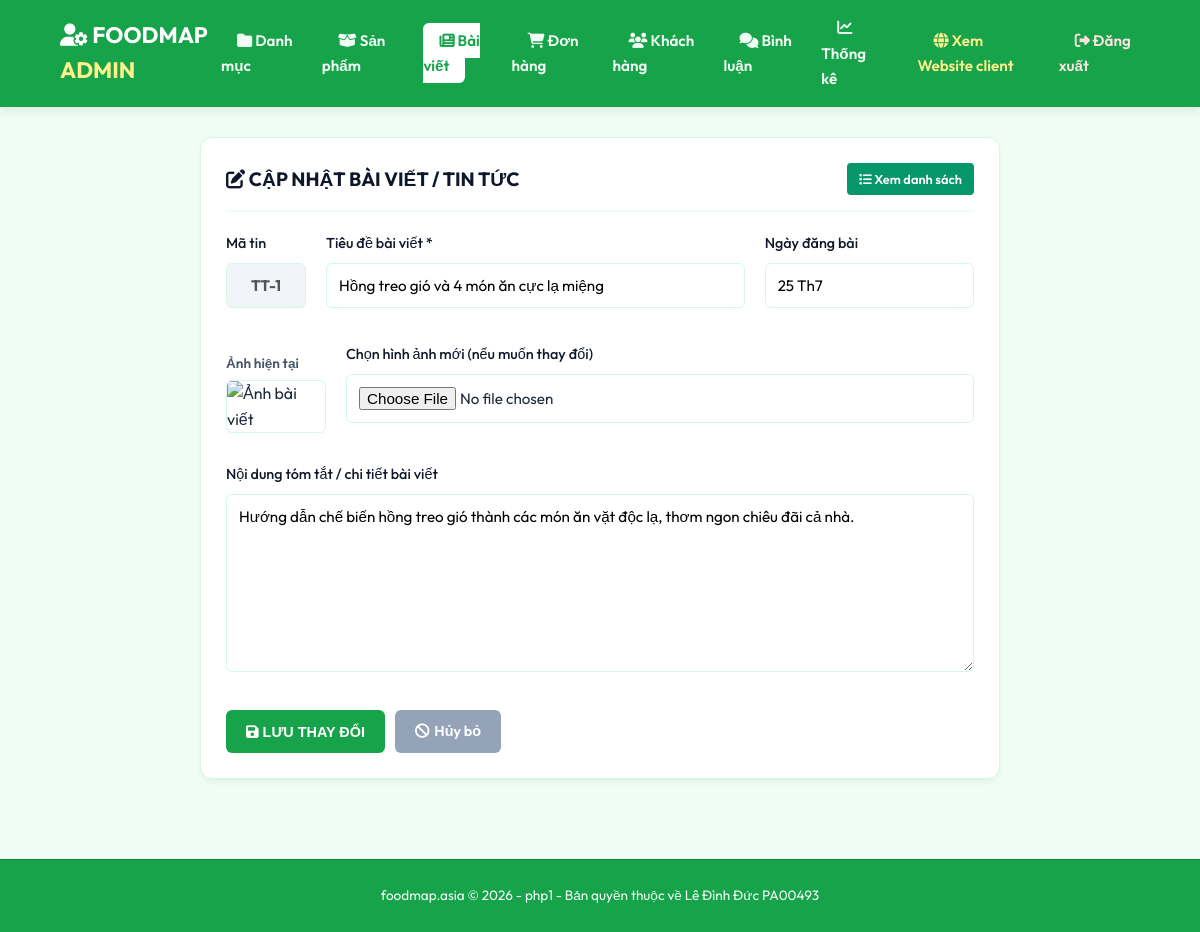
Page /admin/index.php?act=suatintuc&id=1 (signed in) on the committed database.
### tables this page shows
CREATE TABLE IF NOT EXISTS `tintuc` (
  `id` int(11) NOT NULL AUTO_INCREMENT,
  `title` varchar(255) NOT NULL,
  `date` varchar(50) NOT NULL,
  `img` varchar(255) DEFAULT NULL,
  `mota` text DEFAULT NULL,
  PRIMARY KEY (`id`)
);

### models/pdo.php (called while the page is built, shortened)
<?php
function pdo_get_connection(){
    $dburl = "mysql:host=localhost;dbname=duanmau;charset=utf8";
    $username = 'root';
    $password = '';
    try {
        $conn = new PDO($dburl, $username, $password);
        $conn->setAttribute(PDO::ATTR_ERRMODE, PDO::ERRMODE_EXCEPTION);
        return $conn;
    } catch (PDOException $e) {
        die("Kết nối CSDL thất bại: " . $e->getMessage());
    }
}
function pdo_query_one($sql){
    $sql_args = array_slice(func_get_args(), 1);
    try{
        $conn = pdo_get_connection();
        $stmt = $conn->prepare($sql);
        $stmt->execute($sql_args);
        $row = $stmt->fetch(PDO::FETCH_ASSOC);
        return $row;
    }
    catch(PDOException $e){
        throw $e;
    }
    finally{
        unset($conn);
    }
}
?>

### models/tintuc.php (called while the page is built, shortened)
<?php
function get_news_image($img_name) {
    $fallbacks = [
        'tintuc1.jpg' => 'https://images.unsplash.com/photo-1601004890684-d8cbf643f5f2?q=80&w=500',
        'tintuc2.jpg' => 'https://images.unsplash.com/photo-1542838132-92c53300491e?q=80&w=500',
        'tintuc3.jpg' => 'https://images.unsplash.com/photo-1523049673857-eb18f1d7b578?q=80&w=500',
    ];
    if (array_key_exists($img_name, $fallbacks)) {
        return $fallbacks[$img_name];
    }
    return 'https://images.unsplash.com/photo-1542838132-92c53300491e?q=80&w=500';
}
function loadone_tintuc($id){
    $sql = "SELECT * FROM tintuc WHERE id = ?";
    $tin = pdo_query_one($sql, $id);
    return $tin;
}
?>

### admin/tintuc/update.php (the view, shortened to what this page needs)
<?php
if (isset($tin) && is_array($tin)) {
    extract($tin);
    $hinh_path = get_news_image($img);
}
?>
<div class="admin-container">
    <div class="admin-card" style="max-width: 800px; margin: 0 auto;">
        <div class="card-header">
            <h2 class="card-title"><i class="fa-solid fa-pen-to-square"></i> CẬP NHẬT BÀI VIẾT / TIN TỨC</h2>
            <a href="index.php?act=listtintuc" class="btn btn-info btn-sm"><i class="fa-solid fa-list"></i> Xem danh sách</a>
        </div>
        <form action="index.php?act=updatetintuc" method="POST" enctype="multipart/form-data">
            <div style="display: grid; grid-template-columns: 80px 2fr 1fr; gap: 20px;">
                <div class="admin-form-group">
                    <label>Mã tin</label>
                    <input type="text" class="admin-form-control" value="TT-<?= isset($id) ? $id : '' ?>" disabled style="background-color: #f1f5f9; cursor: not-allowed; text-align: center; font-weight: bold;">
                </div>
                <div class="admin-form-group">
                    <label for="title">Tiêu đề bài viết *</label>
                    <input type="text" name="title" id="title" class="admin-form-control" value="<?= isset($title) ? htmlspecialchars($title) : '' ?>" required>
                </div>
                <div class="admin-form-group">
                    <label for="date">Ngày đăng bài</label>
                    <input type="text" name="date" id="date" class="admin-form-control" value="<?= isset($date) ? htmlspecialchars($date) : '' ?>" placeholder="Ví dụ: 25 Th7">
                </div>
            </div>
            <div style="display: grid; grid-template-columns: 100px 1fr; gap: 20px; margin-top: 15px; align-items: center;">
                <div>
                    <label style="display: block; margin-bottom: 5px; font-weight: 600; font-size: 0.85rem; color: #475569;">Ảnh hiện tại</label>
                    <?php if (isset($hinh_path) && $hinh_path != ""): ?>
                        <img src="<?= $hinh_path ?>" alt="Ảnh bài viết" style="width: 100px; height: 70px; object-fit: cover; border-radius: 6px; border: 1px solid var(--border-color);">
                    <?php else: ?>
                        <span style="color: #94a3b8; font-size: 0.8rem;">Chưa có ảnh</span>
                    <?php endif; ?>
                </div>
                <div class="admin-form-group">
                    <label for="hinh">Chọn hình ảnh mới (nếu muốn thay đổi)</label>
                    <input type="file" name="hinh" id="hinh" class="admin-form-control" accept="image/*">
                </div>
            </div>
            <div class="admin-form-group" style="margin-top: 20px;">
                <label for="mota">Nội dung tóm tắt / chi tiết bài viết</label>
                <textarea name="mota" id="mota" class="admin-form-control" rows="8" placeholder="Nhập nội dung mô tả của bài viết tin tức này..." style="resize: vertical; min-height: 120px;"><?= isset($mota) ? htmlspecialchars($mota) : '' ?></textarea>
            </div>
            <div style="display: flex; gap: 10px; margin-top: 30px;">
                <button type="submit" name="capnhat" class="btn btn-primary"><i class="fa-solid fa-floppy-disk"></i> LƯU THAY ĐỔI</button>
                <a href="index.php?act=listtintuc" class="btn btn-danger" style="background-color: #94a3b8; color: white; display: flex; align-items: center; justify-content: center; text-decoration: none;"><i class="fa-solid fa-ban" style="margin-right: 5px;"></i> Hủy bỏ</a>
            </div>
        </form>
    </div>
</div>

### css/admin.css (style rules this page uses)
:root { --primary-color: #16a34a; --primary-hover: #15803d; --dark-color: #0f172a; --light-color: #f0fdf4; --text-color: #1e293b; --border-color: #d1fae5; --success-color: #22c55e; --info-color: #059669; --danger-color: #ef4444; --warning-color: #eab308; }
* { margin: 0; padding: 0; box-sizing: border-box; }
body { font-family: 'Outfit', sans-serif; background-color: var(--light-color); color: var(--text-color); line-height: 1.6; }
a { color: inherit; text-decoration: none; }
.admin-container { padding: 30px 5%; }
.admin-card { background-color: white; border-radius: 12px; padding: 25px; box-shadow: 0 4px 6px -1px rgba(0,0,0,0.05); border: 1px solid var(--border-color); margin-bottom: 30px; }
.card-header { display: flex; justify-content: space-between; align-items: center; margin-bottom: 20px; border-bottom: 2px solid var(--light-color); padding-bottom: 15px; }
.card-title { font-size: 1.2rem; font-weight: 700; color: var(--dark-color); }
.btn { display: inline-block; padding: 10px 20px; border-radius: 6px; font-weight: 600; font-size: 0.9rem; border: none; cursor: pointer; transition: all 0.2s; text-align: center; }
.btn-primary { background-color: var(--primary-color); color: white; }
.btn-info { background-color: var(--info-color); color: white; }
.btn-danger { background-color: var(--danger-color); color: white; }
.btn-sm { padding: 6px 12px; font-size: 0.8rem; border-radius: 4px; }
.admin-form-group { margin-bottom: 20px; }
.admin-form-group label { display: block; font-weight: 500; margin-bottom: 8px; font-size: 0.9rem; color: var(--dark-color); }
.admin-form-control { width: 100%; padding: 12px; border: 1px solid var(--border-color); border-radius: 6px; font-family: inherit; font-size: 0.95rem; outline: none; transition: border 0.2s; }
textarea.admin-form-control { resize: vertical; min-height: 120px; }

### rows in the picture
tintuc: id "TT-1", title "Hồng treo gió và 4 món ăn cực lạ miệng", date "25 Th7", mota "Hướng dẫn chế biến hồng treo gió thành các món ăn vặt độc lạ, thơm ngon chiêu đãi cả nhà."
